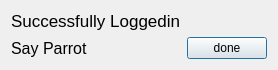
<?xml version="1.0" encoding="UTF-8"?>
<ui version="4.0">
 <class>Massege_box</class>
 <widget class="QDialog" name="Massege_box">
  <property name="geometry">
   <rect>
    <x>0</x>
    <y>0</y>
    <width>259</width>
    <height>68</height>
   </rect>
  </property>
  <property name="windowTitle">
   <string>Successfull</string>
  </property>
  <layout class="QGridLayout" name="gridLayout">
   <item row="1" column="1">
    <widget class="QPushButton" name="pushButton">
     <property name="text">
      <string>done</string>
     </property>
    </widget>
   </item>
   <item row="0" column="0">
    <widget class="QLabel" name="label">
     <property name="font">
      <font>
       <pointsize>13</pointsize>
      </font>
     </property>
     <property name="text">
      <string>Successfully Loggedin</string>
     </property>
    </widget>
   </item>
   <item row="1" column="0">
    <widget class="QLabel" name="label_2">
     <property name="font">
      <font>
       <pointsize>12</pointsize>
      </font>
     </property>
     <property name="text">
      <string>Say Parrot</string>
     </property>
    </widget>
   </item>
  </layout>
 </widget>
 <resources/>
 <connections/>
</ui>
